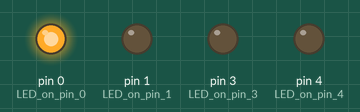
Bench run of a sketch on a simulated Arduino Uno, built with avr-gcc and run on an emulated ATmega328P. On the bench: output pins drawn as LEDs (lit = HIGH).

Above: at 0.2 s.
At 1.2 s:
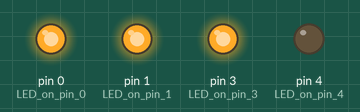
At 1.7 s:
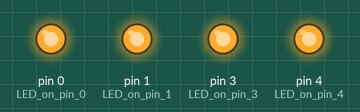
At 2.2 s:
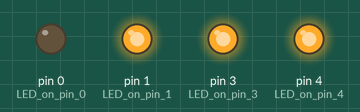
At 3.2 s:
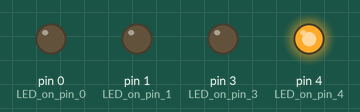
At 4.7 s:
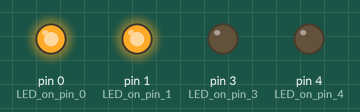
Timing chart, 0 to 5.2 s (numbered marks = the images above):
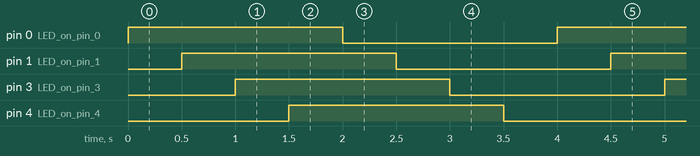

Measured:
- by itself, pin 0 (LED_on_pin_0), pin 1 (LED_on_pin_1), pin 3 (LED_on_pin_3), pin 4 (LED_on_pin_4): alternates HIGH for 2.0 s and LOW for 2.0 s
- by itself, everything shown: repeats every 4.0 s, in 8 steps

The sketch:

5_Array-of-LEDs.ino
```cpp
// @Author_Nivedita Tigadi. //

void setup() {

  // initialize the following pins as output.

  pinMode(0, OUTPUT); //LED on pin 0
  pinMode(1, OUTPUT); //LED on pin 1
  pinMode(3, OUTPUT); //LED on pin 3
  pinMode(4, OUTPUT); //LED on pin 4

}

// the loop routine runs over and over again forever:
void loop() {
  digitalWrite(0, HIGH); // turn the 1st LED on (HIGH is the voltage level)
  delay(500);
  digitalWrite(1, HIGH); // turn the 2nd LED on (HIGH is the voltage level)
  delay(500);
  digitalWrite(3, HIGH); // turn the 3rd LED on (HIGH is the voltage level)
  delay(500);
  digitalWrite(4, HIGH); // turn the 4th LED on (HIGH is the voltage level)
  delay(500);
  digitalWrite(0, LOW);  // turn the 1st LED off by making the voltage LOW
delay(500);
  digitalWrite(1, LOW); // turn the 2nd LED off by making the voltage LOW
  delay(500);
  digitalWrite(3, LOW);  // turn the 3rd LED off by making the voltage LOW
delay(500);
  digitalWrite(4, LOW);  // turn the 4th LED off by making the voltage LOW
  delay(500);
}
```
